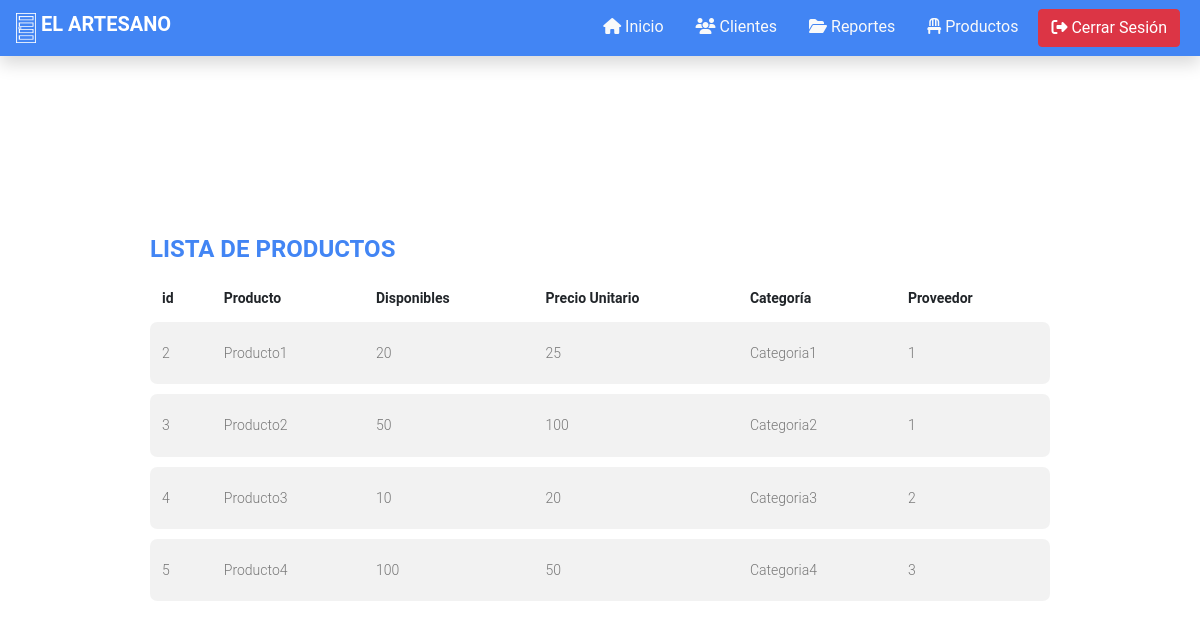
Page /Productos/mostrarListaProductos (signed in) on the earlier database version.
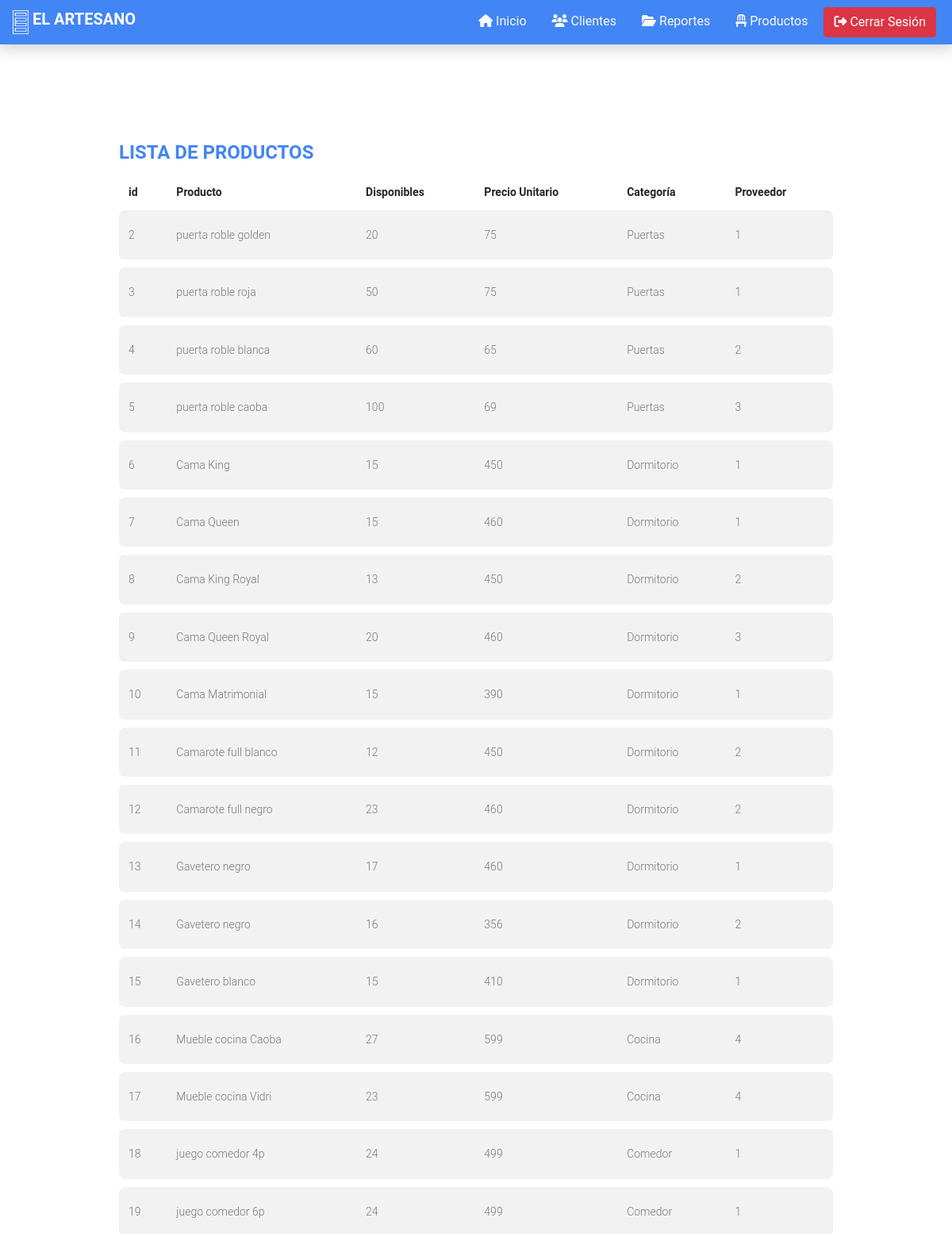
Same page on the later database version.
### tables this page shows
CREATE TABLE `tbl_productos` (
  `idProducto` int(11) NOT NULL,
  `nombre` varchar(20) NOT NULL,
  `cantidad` int(11) NOT NULL,
  `precioUnitario` double NOT NULL,
  `categoria` varchar(20) NOT NULL,
  `idProveedor` int(11) NOT NULL
);

### render/BaseLayout.php (called while the page is built)
<?php
class BaseLayout {
    public static function renderHead()
    {
        require_once "layout/header.php";
    }
    public static function renderFoot()
    {
        require_once "layout/footer.php";
    }
}

### controllers/ProductosController.php (called while the page is built, shortened)
<?php
require_once "models/ProductoModel.php";
class ProductosController
{
    public function mostrarListaProductos()
    {
        $productoModel = new ProductoModel();
        $productos = $productoModel->obtenerProductos();
        require_once "views/productList.php";
    }
}

### database/Database.php (called while the page is built, shortened)
<?php
    class Database
    {
        public function __construct()
        {
            try {
                $this->conn = new PDO("mysql:host=".DB_HOST.";dbname=".DB_NAME."", DB_USER, DB_PASSWORD);
                $this->conn->setAttribute(PDO::ATTR_ERRMODE, PDO::ERRMODE_EXCEPTION);
                $this->conn->exec("SET CHARACTER SET ".DB_CHARSET);
                return $this->conn;
            } catch (Exception $e) {
                print "!Error¡: " . $e->getMessage() . "</br>";
                die();
            }
        }
    }
?>

### models/ProductoModel.php (called while the page is built, shortened)
<?php
require_once "database/Database.php";
class ProductoModel extends Database
{
    public function obtenerProductos()
    {
        $query = "SELECT * FROM " . TBL_PRODUCTOS;
        $statement = $this->conn->prepare($query);
        $result = false;
        if ($statement->execute())
            $result = $statement->fetchAll(PDO::FETCH_ASSOC);
        return $result;
    }
}

### views/productList.php (the view, shortened to what this page needs)
<?php
require_once "render/BaseLayout.php";
BaseLayout::renderHead();
?>
<head>
    <link rel="stylesheet" href="<?= BASE_DIR; ?>/assets/css/productTable.css">
</head>
<body>
    <main class="m-0 px-3 vh-100 row justify-content-center align-items-center">
        <div class="content">
            <div class="container mt-5">
                <div class="row">
                    <div class="col-auto">
                        <h1 class="table-header">Lista de Productos</h1>
                    </div>
                    <div class="col-auto">
                    </div>
                </div>
                <div class="table-responsive custom-table-responsive" style="max-height: 80vh">
                    <table class="table table-hover custom-table">
                        <thead>
                            <tr>
                                <th scope="col">id</th>
                                <th scope="col">Producto</th>
                                <th scope="col">Disponibles</th>
                                <th scope="col">Precio Unitario</th>
                                <th scope="col">Categoría</th>
                                <th scope="col">Proveedor</th>
                            </tr>
                        </thead>
                        <tbody>
                            <?php
                            foreach ($productos as $producto) {
                                echo "<tr scope='row' id = " . $producto[PROD_ID] . ">";
                                echo "<td>" . $producto[PROD_ID] . "</td>";
                                echo "<td>" . $producto[PROD_NOMBRE] . "</td>";
                                echo "<td>" . $producto[PROD_CANTIDAD] . "</td>";
                                echo "<td>" . $producto[PROD_PRECIO] . "</td>";
                                echo "<td>" . $producto[PROD_CATEGORIA] . "</td>";
                                echo "<td>" . $producto[PROD_ID_PROV] . "</td>";
                                echo "</tr>";
                                echo "<tr class='spacer'><td colspan='100'></td></tr>";
                            }
                            ?>
                        </tbody>
                    </table>
                </div>
            </div>
        </div>
    </main>
    <?php
    BaseLayout::renderFoot();
    ?>

### index.php (shortened to what this page needs)
<?php
$controller = DEFAULT_CONTROLLER;
if(!empty($_GET['controller']))
{
    $controller = $_GET['controller'];
}
$action = DEFAULT_ACTION;
if(!empty($_GET['action']))
{
    $action = $_GET['action'];
}
$param = null;
$fullController = CONTROLLERS_DIR . $controller . "Controller.php";
if(is_file($fullController))
{
    $printController = new $controller();
}
else
{
    die("<h1>Controlador no localizado - 404 Not Found</h1>");
}
if(method_exists($printController, $action))
{
    $printController->$action($param);
}
else
{
    die("<h1>Metodo no definido - 404 Not Found</h1>");
}

### layout/header.php (shortened to what this page needs)
<!DOCTYPE html>
<html lang="es">
<head>
    <link rel="stylesheet" href="https://cdn.jsdelivr.net/npm/bootstrap@4.6.0/dist/css/bootstrap.min.css">
    <link rel="stylesheet" href="<?= BASE_DIR; ?>/assets/css/navbar.css">
    <link rel="stylesheet" href="<?= BASE_DIR; ?>/assets/css/home.css">
</head>
<body>
    <nav class="navbar fixed-top navbar-expand-lg navbar-dark shadow" style="background-color: #4285F4;">
        <a class="navbar-brand" href="<?= BASE_DIR; ?>Home/mostrarHomePage">
            <img src="<?= BASE_DIR; ?>/assets/img/logo.png" alt="" width="20" height="30" class="d-inline-block align-top"> <strong>EL ARTESANO</strong>
        </a>
        <div class="collapse navbar-collapse" id="navbarSupportedContent">
            <ul class="navbar-nav ml-auto">
                <li class="nav-item mx-1">
                    <a class="btn btn-outline-light" href="<?= BASE_DIR; ?>Home/mostrarHomePage"><i class="fas fa-home"></i> Inicio</a>
                </li>
                <li class="nav-item mx-1">
                    <a class="btn btn-outline-light" href="<?= BASE_DIR; ?>Clientes/mostrarListaClientes"><i class="fas fa-users"></i> Clientes</a>
                </li>
                <li class="nav-item mx-1">
                    <a class="btn btn-outline-light" href="<?= BASE_DIR; ?>Home/mostrarHomePage"><i class="fas fa-folder-open"></i> Reportes</a>
                </li>
                <li class="nav-item mx-1">
                    <a class="btn btn-outline-light" href="<?= BASE_DIR; ?>Productos/mostrarListaProductos"><i class="fas fa-chair"></i> Productos</a>
                </li>
                <li class="nav-item mx-1">
                    <a class="btn btn-danger" href="<?= BASE_DIR; ?>Login/logout"><i class="fas fa-sign-out-alt"></i> Cerrar Sesión</a>
                </li>
            </ul>
        </div>
    </nav>

### layout/footer.php (shortened to what this page needs)
</body>
</html>

### assets/css/navbar.css (style rules this page uses)
body { font-family: "Roboto", sans-serif; font-size: 14px; line-height: 1.6em; }
li .btn-outline-light { border: none; }
.btn { width: 100%; }

### assets/css/productTable.css (style rules this page uses)
.table-header { padding: 4px 0; color: #4285F4; font-size: 24px; font-weight: 700; text-transform: uppercase; }
.content { padding-top: 10px; }
.custom-table { width: 1000px; }
.custom-table thead tr, .custom-table thead th { border-top: none; border-bottom: none !important; }
.custom-table tbody th, .custom-table tbody td { color: #777; font-weight: 400; padding-bottom: 20px; padding-top: 20px; font-weight: 300; }
.custom-table tbody tr:not(.spacer) { border-radius: 7px; overflow: hidden; -webkit-transition: .3s all ease; -o-transition: .3s all ease; transition: .3s all ease; }
.custom-table tbody tr th, .custom-table tbody tr td { background: rgba(0, 0, 0, 0.05); border: none; }
.custom-table tbody tr th:first-child, .custom-table tbody tr td:first-child { border-top-left-radius: 7px; border-bottom-left-radius: 7px; }
.custom-table tbody tr th:last-child, .custom-table tbody tr td:last-child { border-top-right-radius: 7px; border-bottom-right-radius: 7px; }
.custom-table tbody tr.spacer td { padding: 0 !important; height: 10px; border-radius: 0 !important; background: transparent !important; }
@media screen and (max-width: 1200px) { .custom-table { width: 900px; } }

Differences in the rows shown:
changed tbl_productos id 2: nombre "Producto1" → "puerta roble golden"; precioUnitario "25" → "75"; categoria "Categoria1" → "Puertas"
changed tbl_productos id 3: nombre "Producto2" → "puerta roble roja"; precioUnitario "100" → "75"; categoria "Categoria2" → "Puertas"
changed tbl_productos id 4: nombre "Producto3" → "puerta roble blanca"; cantidad "10" → "60"; precioUnitario "20" → "65"; categoria "Categoria3" → "Puertas"
changed tbl_productos id 5: nombre "Producto4" → "puerta roble caoba"; precioUnitario "50" → "69"; categoria "Categoria4" → "Puertas"
added tbl_productos: idProducto "6", nombre "Cama King", cantidad "15", precioUnitario "450", categoria "Dormitorio", idProveedor "1"
added tbl_productos: idProducto "7", nombre "Cama Queen", cantidad "15", precioUnitario "460", categoria "Dormitorio", idProveedor "1"
added tbl_productos: idProducto "8", nombre "Cama King Royal", cantidad "13", precioUnitario "450", categoria "Dormitorio", idProveedor "2"
added tbl_productos: idProducto "9", nombre "Cama Queen Royal", cantidad "20", precioUnitario "460", categoria "Dormitorio", idProveedor "3"
added tbl_productos: idProducto "10", nombre "Cama Matrimonial", cantidad "15", precioUnitario "390", categoria "Dormitorio", idProveedor "1"
added tbl_productos: idProducto "11", nombre "Camarote full blanco", cantidad "12", precioUnitario "450", categoria "Dormitorio", idProveedor "2"
added tbl_productos: idProducto "12", nombre "Camarote full negro", cantidad "23", precioUnitario "460", categoria "Dormitorio", idProveedor "2"
added tbl_productos: idProducto "13", nombre "Gavetero negro", cantidad "17", precioUnitario "460", categoria "Dormitorio", idProveedor "1"
added tbl_productos: idProducto "14", nombre "Gavetero negro", cantidad "16", precioUnitario "356", categoria "Dormitorio", idProveedor "2"
added tbl_productos: idProducto "15", nombre "Gavetero blanco", cantidad "15", precioUnitario "410", categoria "Dormitorio", idProveedor "1"
added tbl_productos: idProducto "16", nombre "Mueble cocina Caoba", cantidad "27", precioUnitario "599", categoria "Cocina", idProveedor "4"
added tbl_productos: idProducto "17", nombre "Mueble cocina Vidri", cantidad "23", precioUnitario "599", categoria "Cocina", idProveedor "4"
added tbl_productos: idProducto "18", nombre "juego comedor 4p", cantidad "24", precioUnitario "499", categoria "Comedor", idProveedor "1"
added tbl_productos: idProducto "19", nombre "juego comedor 6p", cantidad "24", precioUnitario "499", categoria "Comedor", idProveedor "1"
